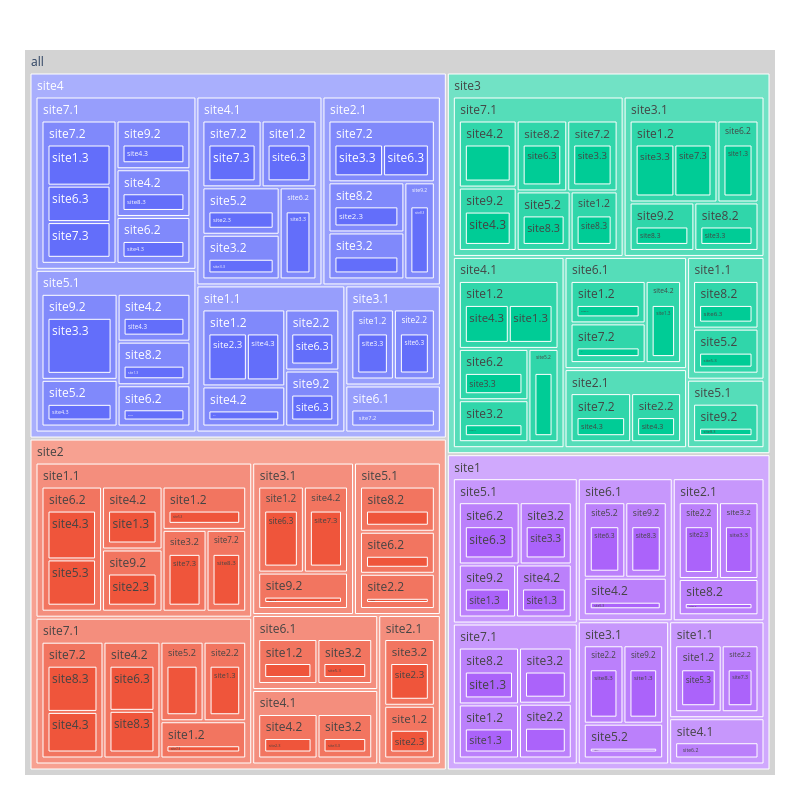

The notebook cell this image was saved under:
### Code cell
make_treemap(df_2025_2030)

### Figure 1 — Plotly figure (JSON) as saved in the notebook; plotly's stock layout.template omitted (floating-point values rounded to 4 significant figures; data arrays with more than 128 entries replaced by an {"elided": "..."} marker saying what was removed)
{"data": [{"branchvalues": "total", "domain": {"x": [0, 1], "y": [0, 1]}, "hovertemplate": "labels=%{label}<br>Total=%{value}<br>parent=%{parent}<br>id=%{id}<extra></extra>", "ids": {"elided": "222 str values"}, "labels": {"elided": "222 str values"}, "name": "", "parents": {"elided": "222 str values"}, "root": {"color": "lightgrey"}, "type": "treemap", "values": {"elided": "222 int values"}}], "layout": {"autosize": false, "height": 800, "legend": {"tracegroupgap": 0}, "margin": {"b": 25, "l": 25, "r": 25, "t": 50}, "width": 800}}
